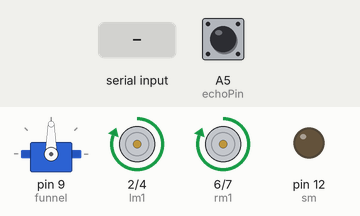
A sketch run on a simulated Arduino Uno, built with avr-gcc and run on an emulated ATmega328P. Parts: servo, motor-driver pin pairs drawn as motors (green arrow = first pin HIGH = forward, orange = second pin HIGH = backward, longer = more drive), output pins drawn as LEDs (lit = HIGH). The inputs (shaded band) are chosen by the test bench; at power-on: A5 (echoPin) LOW. Pins used as bus, display or sensor lines are not drawn; what the sketch prints to the serial monitor is not drawn.

Above: at 1.2 s.
1.3 s: "90,45\n" received over the second serial link
At 4.0 s:
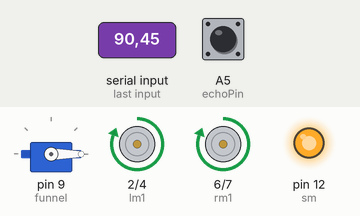
8.3 s: A5 (echoPin) pulsed HIGH 2 times (0.12 s each, 0.3 s apart)
At 9.4 s:
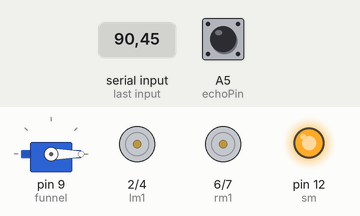
Timing chart, 0 to 17.7 s (numbered marks = the images above; inputs shaded):
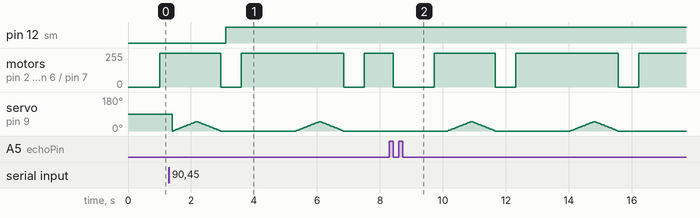

The sketch:

IotFarm_Arduino.ino
```cpp
#include<Servo.h>
#include <SoftwareSerial.h>
SoftwareSerial ArduinoUno(A0, A1);

// Ultrasonic
const int trigPin = A4;
const int echoPin = A5;

long duration;
int distance;

//Servo
Servo funnel;
Servo sweep1;
Servo sweep2;

//Johnson Motors
int lm1 = 2;
int lm2 = 4;
int rm1 = 6;
int rm2 = 7;
int pos = 0;

//Water Sump
int sm = 12;

//Serial
int val;
int mode=0;

void setup() {
  //Serial Interface
  Serial.begin(9600);
  ArduinoUno.begin(4800);

  //Johnson Motors
  pinMode(lm1, OUTPUT);
  pinMode(lm2, OUTPUT);
  pinMode(rm1, OUTPUT);
  pinMode(rm2, OUTPUT);

  //Sump Motors
  pinMode(sm, OUTPUT);

  //Ultrasonic
  pinMode(trigPin, OUTPUT);
  pinMode(echoPin, INPUT);

  //Servo
  funnel.attach(9);
}

void loop()
{
  serial();
  while(mode == 0) {
    Serial.println("Entered Auto Mode");
    Auto();
  }
  while(mode == 1) {
    Serial.println("Entered Manual Mode");
    manual();
  }
}

void Auto()
{
  while(mode==0){
    serial();
    ultrasonic();
  if (distance < 30) {
    forward();
    Serial.print("ForwardA");
    delay(400);
    sfunnel();
    Stop();
    Serial.print("Plant");
    delay(150);
    water();
    delay(500);
    Serial.print("Water");
    forward();
    delay(300);
  }
  else if (distance > 30) {
    Stop();
    Serial.print("Stop");
  }
}
}

void manual()
{
  while(mode==1){
    serial();
  if ( val == 2)
    {forward();
    Serial.print("Forward");}
  else if ( val == 3)
   {reverse();
    Serial.print("Reverse");}
  else if ( val == 4)
    {right();
    Serial.print("Right");}
  else if ( val == 5)
    {left();
    Serial.print("Left");}
  else if ( val == 6)
    {water();
    Serial.print("Sump");}
  else if ( val == 7)
    {sfunnel();
    Serial.print("Funnel");}
  else if ( val == 8)
    {Stop();
    Serial.print("Stop");}
}
}

void ultrasonic()
{
  digitalWrite(trigPin, LOW);
  delay(2);
  digitalWrite(trigPin, HIGH);
  delay(10);
  digitalWrite(trigPin, LOW);
  duration = pulseIn(echoPin, HIGH);
  distance = duration * 0.017
  ; // Calculating the distance
  return(distance);
}

void serial()
{
   while (ArduinoUno.available() > 0) {
   val = ArduinoUno.parseFloat();
   if (ArduinoUno.read() == '\n') {
   Serial.println(val);
   if (val==1)
   mode=0;
   else if (val==10)
   mode=1;
    }
  }
}

void forward()
{
  digitalWrite(lm1, 1);
  digitalWrite(lm2, 0);
  digitalWrite(rm1, 1);
  digitalWrite(rm2, 0);
}

void reverse()
{
  digitalWrite(lm1, 0);
  digitalWrite(lm2, 1);
  digitalWrite(rm1, 0);
  digitalWrite(rm2, 1);
}

void left()
{
  digitalWrite(lm1, 0);
  digitalWrite(lm2, 1);
  digitalWrite(rm1, 1);
  digitalWrite(rm2, 0);
}

void right()
{
  digitalWrite(lm1, 1);
  digitalWrite(lm2, 0);
  digitalWrite(rm1, 0);
  digitalWrite(rm2, 1);
}

void Stop()
{
  digitalWrite(rm1, 0);
  digitalWrite(rm2, 0);
  digitalWrite(lm1, 0);
  digitalWrite(lm2, 0);
}
void sfunnel ()
{
  for (pos = 0; pos <= 50; pos += 1) {
    funnel.write(pos);
    delay(15);
  }
  for (pos = 50; pos >= 0; pos -= 1)
  {
    funnel.write(pos);
    delay(15);
  }
}
void water()
{
  digitalWrite(sm, HIGH);
}
```
